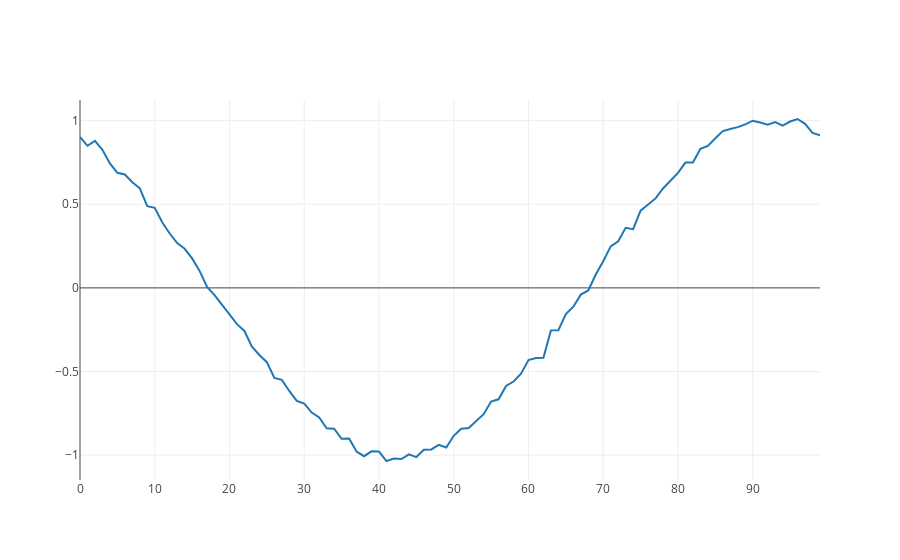

The code cell stored with this chart in its notebook:
### Markdown cell above
## Creating batches

The network will be trained using mini batches. This speeds up training because a network training step is performed after each mini batch in contrast to updating after presenting the complete training set.

### Code cell
#A batch of examples can start at an arbitrary index in the source signal. 
# Shuffle the indices to fill the train. dev and test set with different sequences

np.random.shuffle (start_indices)
train_indices = start_indices[0:int(train_size)]
dev_indices= start_indices[int(train_size):int(train_size+dev_size)]
test_indices = start_indices[int(train_size+dev_size):int(train_size+dev_size+test_size)]

def get_batch(batch_index, indexes, size=batch_size):
    batch_start_indexes = indexes[batch_index*size:batch_index*size+size]
    batch_inputs = np.zeros((size,sequence_length, input_feature_count))
    batch_targets = np.zeros((size,prediction_length))
    for i in range(size):
        se = batch_start_indexes[i]
        part = signal_amp[se:se+sequence_length]
        batch_inputs[i,0:sequence_length,0] = part
        batch_targets[i,0] = signal_amp[se+sequence_length+1]

    return batch_inputs,batch_targets

batch_inputs,batch_targets = get_batch(train_batch_count-1,train_indices)
print(batch_inputs.shape,batch_targets.shape)

example_inputs = batch_inputs[0,:,:]
example_targets =  batch_targets[0,:]
print(example_inputs.shape)

#plot a single example
b_i = 1
b_s = batch_inputs[b_i,0:sequence_length,0]
plotly.offline.iplot({
    "data": [Scatter(y=b_s)],
    "layout": Layout(title="")
})

### Figure 1 — Plotly figure (JSON) as saved in the notebook; plotly's stock layout.template omitted (floating-point values rounded to 4 significant figures)
{"data": [{"type": "scatter", "y": [0.9026, 0.8495, 0.8789, 0.8253, 0.7442, 0.688, 0.6779, 0.6314, 0.5951, 0.4885, 0.4786, 0.3921, 0.3251, 0.2676, 0.2339, 0.1761, 0.1018, 0.005844, -0.04369, -0.09943, -0.154, -0.2169, -0.2574, -0.3508, -0.401, -0.4441, -0.5381, -0.55, -0.616, -0.6759, -0.6916, -0.7453, -0.7745, -0.8394, -0.8416, -0.9019, -0.9008, -0.9783, -1.006, -0.9771, -0.9782, -1.035, -1.02, -1.023, -0.9948, -1.011, -0.9682, -0.9658, -0.9382, -0.9539, -0.8844, -0.8418, -0.8375, -0.7986, -0.7547, -0.6793, -0.6662, -0.5865, -0.5597, -0.5132, -0.4317, -0.4199, -0.4182, -0.254, -0.2527, -0.1565, -0.1125, -0.04017, -0.01517, 0.0801, 0.1594, 0.2484, 0.2783, 0.3589, 0.3511, 0.462, 0.498, 0.5349, 0.594, 0.6435, 0.6877, 0.7489, 0.7497, 0.832, 0.8481, 0.8945, 0.9377, 0.9499, 0.9608, 0.9778, 0.9995, 0.9882, 0.9761, 0.9911, 0.9699, 0.9946, 1.01, 0.9809, 0.9266, 0.9129]}], "layout": {"title": ""}}
